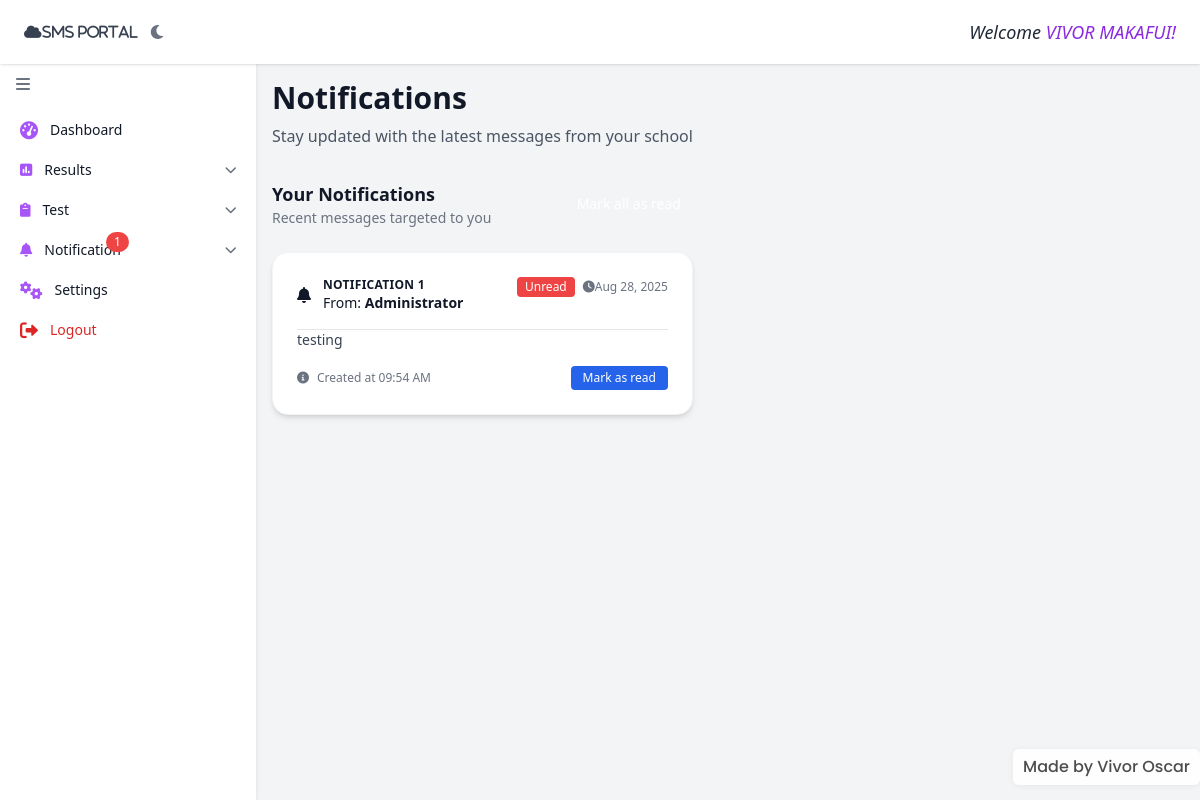
Screenshot of /public/students/notification.php (signed in) with the database file from the repository.
### tables this page shows
CREATE TABLE `students` (
  `student_id` varchar(255) NOT NULL,
  `gender` varchar(255) NOT NULL,
  `first_name` varchar(255) NOT NULL,
  `mid_name` varchar(255) NOT NULL,
  `last_name` varchar(255) NOT NULL,
  `dob` varchar(255) NOT NULL,
  `number` varchar(255) DEFAULT NULL,
  `email` varchar(255) DEFAULT NULL,
  `class` varchar(25) NOT NULL,
  `curaddress` varchar(255) NOT NULL,
  `parent_name` varchar(255) DEFAULT NULL,
  `parent_email` varchar(255) DEFAULT NULL,
  `parent_number` varchar(255) DEFAULT NULL,
  `role` varchar(255) NOT NULL DEFAULT '''''''student''''''',
  `username` varchar(255) NOT NULL,
  `password` varchar(255) NOT NULL,
  `conpassword` varchar(255) NOT NULL,
  `alumni_year` int(11) DEFAULT NULL,
  `promotion_status` varchar(20) DEFAULT NULL,
  `promotion_target` varchar(100) DEFAULT NULL
);

CREATE TABLE `notifications` (
  `notification_id` int(11) NOT NULL,
  `message` text NOT NULL,
  `target_role` varchar(50) NOT NULL COMMENT 'e.g., all, student, staff',
  `created_at` timestamp NOT NULL DEFAULT current_timestamp(),
  `sender_name` varchar(255) DEFAULT 'Administrator',
  `is_read` tinyint(1) DEFAULT 0
);

### public/students/notification.php (the view, shortened to what this page needs)
<?php include('include/side-bar.php'); ?>
    <?php
    include('../../includes/database.php');
    $student_id = '';
    $username = $_SESSION['username'] ?? '';
    if (!empty($username)) {
        $sstmt = $conn->prepare("SELECT student_id FROM students WHERE username = ? LIMIT 1");
        if ($sstmt) {
            $sstmt->bind_param('s', $username);
            $sstmt->execute();
            $sres = $sstmt->get_result();
            if ($sres && $srow = $sres->fetch_assoc()) {
                $student_id = $srow['student_id'];
            }
        }
    }
    $student_notifications = [];
    $q = "SELECT n.notification_id, n.message, n.sender_name, n.created_at, nr.id AS recipient_id, nr.read_at
        FROM notifications n
        LEFT JOIN notification_recipients nr ON nr.notification_id = n.notification_id AND nr.user_type = 'student' AND nr.user_id = ?
        WHERE (nr.id IS NOT NULL) OR (n.target_role IN ('all','student'))
        ORDER BY n.created_at DESC";
    $stmt = $conn->prepare($q);
    if ($stmt) {
        $stmt->bind_param('s', $student_id);
        $stmt->execute();
        $res = $stmt->get_result();
        if ($res) $student_notifications = $res->fetch_all(MYSQLI_ASSOC);
    }
    ?>
<div class="flex min-h-screen bg-gradient-to-br from-gray-50 to-gray-100 dark:from-gray-900 dark:to-gray-800 text-gray-900 dark:text-gray-100">
    <main class="flex-1 ml-20 md:ml-48 lg:ml-64 pt-20 p-4 md:p-6 lg:p-8 overflow-x-hidden">
        <div class="mb-8">
            <h1 class="text-3xl md:text-4xl font-bold text-gray-900 dark:text-white mb-2">Notifications</h1>
            <p class="text-gray-600 dark:text-gray-400">Stay updated with the latest messages from your school</p>
        </div>
        <div class="max-w-4xl mx-auto">
            <div class="flex justify-between items-center mb-6">
                <div>
                    <h2 class="text-lg font-semibold text-gray-900 dark:text-white">Your Notifications</h2>
                    <p class="text-sm text-gray-500 dark:text-gray-400">Recent messages targeted to you</p>
                </div>
                <form method="POST" onsubmit="return confirm('Mark all notifications as read?');">
                    <button type="submit" class="px-3 py-2 bg-emerald-600 text-white rounded hover:bg-emerald-700 text-sm">Mark all as read</button>
                </form>
            </div>
            <?php if (!empty($student_notifications)): ?>
                <div class="grid grid-cols-1 gap-4">
                    <?php foreach ($student_notifications as $index => $notification): ?>
                        <div class="group bg-white dark:bg-gray-800 rounded-2xl shadow-md hover:shadow-xl transition-all duration-300 border border-gray-100 dark:border-gray-700 overflow-hidden">
                            <div class="p-6">
                                <div class="flex items-start justify-between mb-4">
                                    <div class="flex items-center gap-3">
                                        <div class="flex-shrink-0">
                                            <div class="flex items-center justify-center h-10 w-10 rounded-full bg-gradient-to-br from-emerald-100 to-teal-100 dark:from-emerald-900 dark:to-teal-900">
                                                <i class="fas fa-bell text-emerald-600 dark:text-emerald-400"></i>
                                            </div>
                                        </div>
                                        <div>
                                            <p class="text-xs font-semibold text-emerald-600 dark:text-emerald-400 uppercase tracking-wide">Notification <?php echo htmlspecialchars(count($student_notifications) - $index); ?></p>
                                            <p class="text-sm font-medium text-gray-900 dark:text-white">From: <span class="font-bold text-emerald-600 dark:text-emerald-400"><?php echo htmlspecialchars($notification['sender_name']); ?></span></p>
                                        </div>
                                    </div>
                                    <div class="flex items-center gap-2">
                                        <?php $isUnread = empty($notification['read_at']); ?>
                                        <?php if ($isUnread): ?>
                                            <span class="inline-flex items-center gap-1 text-xs text-white bg-red-500 px-2 py-0.5 rounded">Unread</span>
                                        <?php else: ?>
                                            <span class="inline-flex items-center gap-1 text-xs text-gray-500">Read</span>
                                        <?php endif; ?>
                                        <span class="ml-auto inline-flex items-center gap-1 text-xs text-gray-500 dark:text-gray-400 whitespace-nowrap">
                                        <i class="fas fa-clock"></i>
                                        <?php echo date('M d, Y', strtotime($notification['created_at'])); ?>
                                        </span>
                                    </div>
                                </div>
                                <div class="my-4 border-t border-gray-200 dark:border-gray-700"></div>
                                <div class="mb-4">
                                    <p class="text-gray-700 dark:text-gray-300 text-sm leading-relaxed whitespace-pre-wrap">
                                        <?php echo htmlspecialchars($notification['message']); ?>
                                    </p>
                                </div>
                                <div class="flex items-center gap-2 text-xs text-gray-500 dark:text-gray-400 justify-between">
                                    <div class="flex items-center gap-2 text-xs text-gray-500 dark:text-gray-400">
                                        <i class="fas fa-info-circle"></i>
                                        <span>Created at <?php echo date('h:i A', strtotime($notification['created_at'])); ?></span>
                                    </div>
                                    <div>
                                        <?php if (empty($notification['read_at'])): ?>
                                            <form method="POST" class="inline-block">
                                                <button type="submit" class="px-3 py-1 bg-blue-600 text-white rounded hover:bg-blue-700 text-xs">Mark as read</button>
                                            </form>
                                        <?php else: ?>
                                            <span class="text-xs text-gray-400">Marked: <?php echo date('M d, h:i A', strtotime($notification['read_at'])); ?></span>
                                        <?php endif; ?>
                                    </div>
                                </div>
                            </div>
                        </div>
                    <?php endforeach; ?>
                </div>
            <?php endif; ?>
        </div>
    </main>
</div>

### public/students/include/header.php (shortened to what this page needs)
<header class="fixed top-0 left-0 right-0 z-50 h-16 bg-white dark:bg-gray-800 shadow flex items-center justify-between px-4 md:px-6">
  <div class="flex items-center gap-3">
    <i class="fa fa-cloud text-sm text-gray-700 dark:text-gray-200">sms portal</i>
    <button @click="toggleDarkMode()" class="text-gray-500 dark:text-gray-300 focus:outline-none">
      <i :class="darkMode ? 'fas fa-sun' : 'fas fa-moon'"></i>
    </button>
  </div>
  <div class="text-base md:text-lg text-gray-800 dark:text-white">
    <em>Welcome
      <span style="color:blueviolet;">
        <?php
    include('../../includes/database.php');
        $username = $_SESSION['username'] ?? '';
        $sql = "SELECT first_name, last_name FROM students WHERE username='$username'";
        $result = mysqli_query($conn, $sql);
        $student = mysqli_fetch_assoc($result);
        $student_first_name = $student['first_name'] ?? '';
        $student_last_name = $student['last_name'] ?? '';
        echo strtoupper(htmlspecialchars(($student_first_name ?? '') . ' ' . ($student_last_name ?? '')));
        ?>!
      </span>
    </em>
  </div>
</header>
<?php
if (file_exists(__DIR__ . '/../../include/watermark.php')) {
  include __DIR__ . '/../../include/watermark.php';
}

### templates/loader.php (style rules this page uses)
:root { --loader-bg:rgba(15,23,42,0.92);--accent1:#7c3aed;--accent2:#06b6d4;--accent3:#f97316 }

### rows the page displays
students: first_name+last_name "VIVOR MAKAFUI"
notifications: count($student_notifications) - $index "1", sender_name "Administrator", created_at "Aug 28, 2025", message "testing", created_at "09:54 AM"

### other values shown
$notif_count "1"
